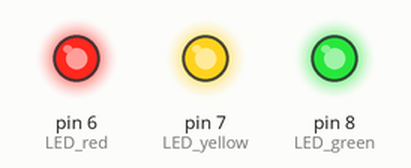
Recording of a sketch running on a simulated Arduino Uno, built with avr-gcc and run on an emulated ATmega328P. On the bench: output pins drawn as LEDs (lit = HIGH).

Above: at 0.5 s.
At 3.5 s:
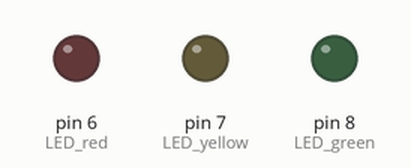
Timing chart, 0 to 4.6 s (numbered marks = the images above):
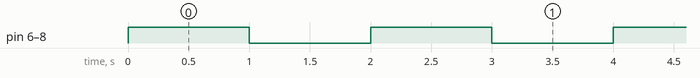

The sketch:

1_1_blink3.ino
```cpp
const int LED_red = 6;
const int LED_yellow = 7;
const int LED_green = 8;
void setup() {
  pinMode(LED_red, OUTPUT);
  pinMode(LED_yellow, OUTPUT);
  pinMode(LED_green, OUTPUT);
}

void loop() {
  digitalWrite(LED_red, HIGH);
  digitalWrite(LED_yellow, HIGH);
  digitalWrite(LED_green, HIGH);
  delay(1000);
  digitalWrite(LED_red, LOW);
  digitalWrite(LED_yellow, LOW);
  digitalWrite(LED_green, LOW);
  delay(1000);
}
```

Measured:
- by itself, pin 6 (LED_red), pin 7 (LED_yellow), pin 8 (LED_green): alternates HIGH for 1.0 s and LOW for 1.0 s
